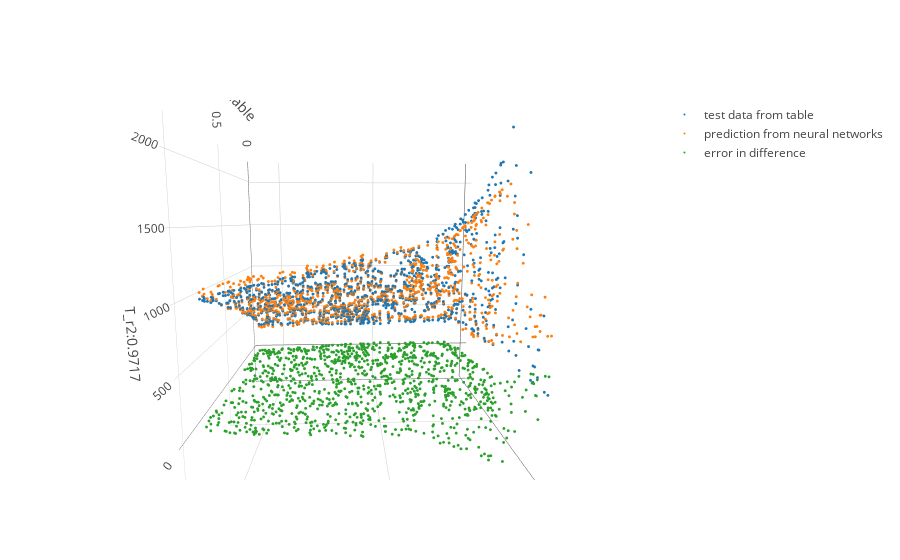

Notebook code for this chart:
### Markdown cell above
## interactive plot

### Code cell
#@title Default title text
# species = np.random.choice(labels)
species = 'T' #@param {type:"string"}
z_level =  0 #@param {type:"integer"}

# configure_plotly_browser_state()
# init_notebook_mode(connected=False)

from sklearn.metrics import r2_score


df_t=df_test[df_test['zeta']==zeta_level[z_level]].sample(frac=1)
# df_p=df_pred.loc[df_pred['zeta']==zeta_level[1]].sample(frac=0.1)
df_p=df_pred.loc[df_t.index]
error=df_p[species]-df_t[species]
r2=round(r2_score(df_p[species],df_t[species]),4)

print(species,'r2:',r2,'max:',df_t[species].max())

fig_db = {
    'data': [       
        {'name':'test data from table',
         'x': df_t['f'],
         'y': df_t['pv'],
         'z': df_t[species],
         'type':'scatter3d', 
        'mode': 'markers',
          'marker':{
              'size':1
          }
        },
        {'name':'prediction from neural networks',
         'x': df_p['f'],
         'y': df_p['pv'],
         'z': df_p[species],
         'type':'scatter3d', 
        'mode': 'markers',
          'marker':{
              'size':1
          },
        },
        {'name':'error in difference',
         'x': df_p['f'],
         'y': df_p['pv'],
         'z': error,
         'type':'scatter3d', 
         'mode': 'markers',
          'marker':{
              'size':1
          },
         }       
    ],
    'layout': {
        'scene':{
            'xaxis': {'title':'mixture fraction'},
            'yaxis': {'title':'progress variable'},
            'zaxis': {'title': species+'_r2:'+str(r2)}
                 }
    }
}
# iplot(fig_db, filename='multiple-scatter')
iplot(fig_db)

### Figure 1 — Plotly figure (JSON) as saved in the notebook; plotly's stock layout.template omitted (floating-point values rounded to 4 significant figures; data arrays with more than 128 entries replaced by an {"elided": "..."} marker saying what was removed)
{"data": [{"marker": {"size": 1}, "mode": "markers", "name": "test data from table", "type": "scatter3d", "uid": "829877e8-5a5c-4d94-bb19-62b222e0254a", "visible": true, "x": {"elided": "1096 float values"}, "y": {"elided": "1096 float values"}, "z": {"elided": "1096 float values"}}, {"marker": {"size": 1}, "mode": "markers", "name": "prediction from neural networks", "type": "scatter3d", "uid": "ac98d371-4b05-45ea-b03d-e7a5b13f66c4", "x": {"elided": "1096 float values"}, "y": {"elided": "1096 float values"}, "z": {"elided": "1096 float values"}}, {"marker": {"size": 1}, "mode": "markers", "name": "error in difference", "type": "scatter3d", "uid": "ec7ff42b-1862-4b17-b84a-243c0ef9d5e1", "x": {"elided": "1096 float values"}, "y": {"elided": "1096 float values"}, "z": {"elided": "1096 float values"}}], "layout": {"autosize": true, "scene": {"aspectmode": "auto", "aspectratio": {"x": 1, "y": 1, "z": 1}, "camera": {"center": {"x": 0, "y": 0, "z": 0}, "eye": {"x": 0.06886, "y": 1.616, "z": 0.2425}, "up": {"x": 0, "y": 0, "z": 1}}, "xaxis": {"title": {"text": "mixture fraction"}, "type": "linear"}, "yaxis": {"title": {"text": "progress variable"}, "type": "linear"}, "zaxis": {"title": {"text": "T_r2:0.9717"}, "type": "linear"}}}}
